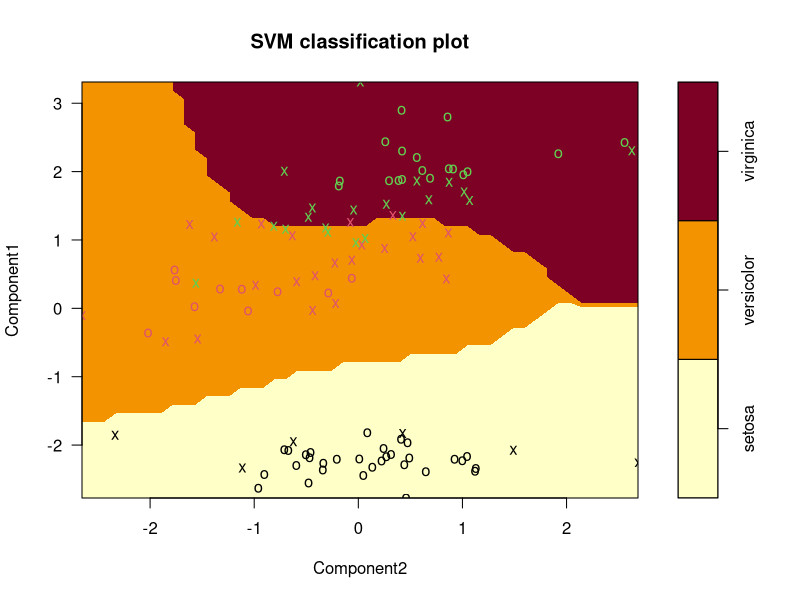
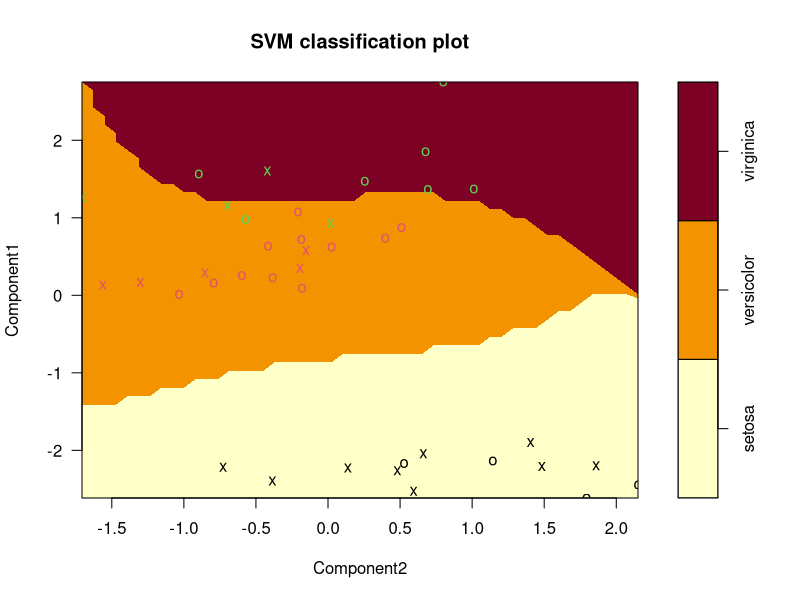

R code for these plots, in order:
## ---- chunk 1
#Library imports for dataset and SVM
library(datasets)
library(e1071)
## ---- chunk 2
pca <- function(myData){
  Iris_pca <-  princomp(myData[,1:4], cor = TRUE, score = TRUE)
}
## ---- chunk 3

#Importing the dataset
data(iris)

cat("\nSummary of original dataset\n")
summary(iris)
myData <- data.frame(iris)

Iris_pca <- pca(myData)
summary(Iris_pca)
postPCAdata <- data.frame(Iris_pca$scores[1:150,1:2])

species <- data.frame(iris[,5])
total <- cbind(postPCAdata,species)

names(total)[1] <- "Component1"
names(total)[2] <- "Component2"
names(total)[3] <- "Species"
total
cat("\nSummary of transformed dataset\n")
summary(total)


trainIndices <- sample(150,110)
trainSet <- total[trainIndices,]  #Training set with 110 entries
testSet <-total[-trainIndices,]   #Testing set with 40 entries

## ---- chunk 4

# TRAINING THE DATA USING SVM
Iris_svm <- svm(formula = Species~. , data = trainSet, type = "C-classification", kernal = "linear")
trainPrediction <- predict(Iris_svm, trainSet)
trainPredTable <- table(trainSet$Species, trainPrediction)
cat("\nConfusion Matrix on Training Set\n\n")
trainPredTable
plot(Iris_svm,trainSet)

cat("\nTraining accuracy is : ",100*(trainPredTable[1,1]+trainPredTable[2,2]+trainPredTable[3,3])/sum(trainPredTable),"%")
## ---- chunk 5
# TESTING THE DATA USING SVM

testPrediction <- predict(Iris_svm, testSet)
testPredTable <- table(testSet$Species, testPrediction)
cat("\nConfusion Matrix on Test Set\n\n")
testPredTable
cat("\nTesting accuracy is : ",100* (testPredTable[1,1]+testPredTable[2,2]+testPredTable[3,3])/sum(testPredTable),"%")

plot(Iris_svm, testSet)
